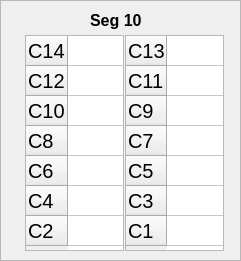
     <widget class="QFrame" name="frame_14">
      <property name="geometry">
       <rect>
        <x>985</x>
        <y>320</y>
        <width>241</width>
        <height>261</height>
       </rect>
      </property>
      <property name="frameShape">
       <enum>QFrame::StyledPanel</enum>
      </property>
      <property name="frameShadow">
       <enum>QFrame::Raised</enum>
      </property>
      <widget class="QTableWidget" name="box10_odd">
       <property name="geometry">
        <rect>
         <x>125</x>
         <y>35</y>
         <width>99</width>
         <height>216</height>
        </rect>
       </property>
       <property name="font">
        <font>
         <pointsize>15</pointsize>
        </font>
       </property>
       <attribute name="horizontalHeaderVisible">
        <bool>false</bool>
       </attribute>
       <attribute name="horizontalHeaderDefaultSectionSize">
        <number>60</number>
       </attribute>
       <row>
        <property name="text">
         <string>C13</string>
        </property>
       </row>
       <row>
        <property name="text">
         <string>C11</string>
        </property>
       </row>
       <row>
        <property name="text">
         <string>C9</string>
        </property>
       </row>
       <row>
        <property name="text">
         <string>C7</string>
        </property>
       </row>
       <row>
        <property name="text">
         <string>C5</string>
        </property>
       </row>
       <row>
        <property name="text">
         <string>C3</string>
        </property>
       </row>
       <row>
        <property name="text">
         <string>C1</string>
        </property>
       </row>
       <column>
        <property name="text">
         <string>Left</string>
        </property>
       </column>
      </widget>
      <widget class="QTableWidget" name="box10_even">
       <property name="geometry">
        <rect>
         <x>25</x>
         <y>35</y>
         <width>99</width>
         <height>216</height>
        </rect>
       </property>
       <property name="font">
        <font>
         <pointsize>15</pointsize>
        </font>
       </property>
       <attribute name="horizontalHeaderVisible">
        <bool>false</bool>
       </attribute>
       <attribute name="horizontalHeaderDefaultSectionSize">
        <number>60</number>
       </attribute>
       <row>
        <property name="text">
         <string>C14</string>
        </property>
       </row>
       <row>
        <property name="text">
         <string>C12</string>
        </property>
       </row>
       <row>
        <property name="text">
         <string>C10</string>
        </property>
       </row>
       <row>
        <property name="text">
         <string>C8</string>
        </property>
       </row>
       <row>
        <property name="text">
         <string>C6</string>
        </property>
       </row>
       <row>
        <property name="text">
         <string>C4</string>
        </property>
       </row>
       <row>
        <property name="text">
         <string>C2</string>
        </property>
       </row>
       <column>
        <property name="text">
         <string>Right</string>
        </property>
       </column>
      </widget>
      <widget class="QLabel" name="box4_label_3">
       <property name="geometry">
        <rect>
         <x>90</x>
         <y>10</y>
         <width>71</width>
         <height>21</height>
        </rect>
       </property>
       <property name="font">
        <font>
         <pointsize>12</pointsize>
         <weight>75</weight>
         <bold>true</bold>
        </font>
       </property>
       <property name="text">
        <string>Seg 10</string>
       </property>
      </widget>
     </widget>
